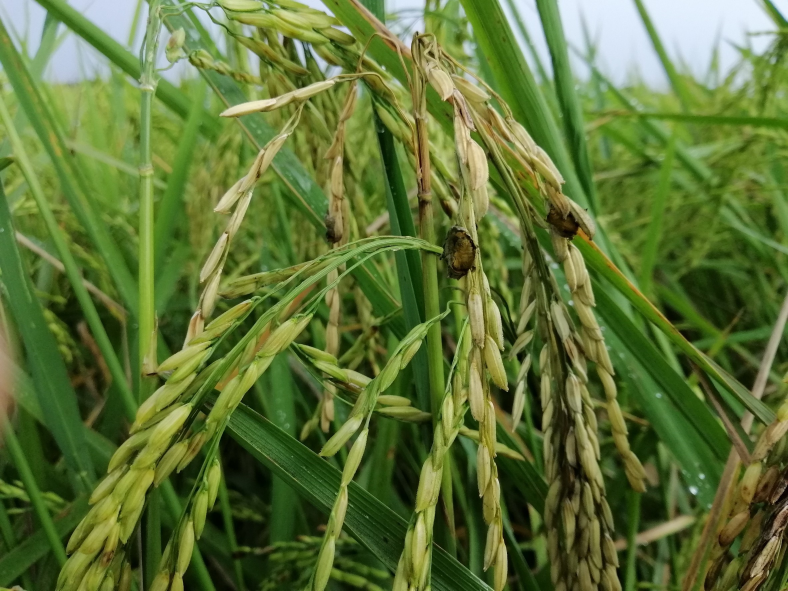
#> input picture darknet/test_img/20200710_113905_671011_false_smut.jpg, 2364 x 1773 px (shown at 1/3 size)
$ python -i darknet_images.py   (imports and definitions only)
#> lines starting #> are read from the running program, lines starting #| are printed output that depends on the picture
import argparse
import os
import glob
import random
import darknet
import time
import cv2
import numpy as np
import darknet
import configparser

config = configparser.ConfigParser()
config_path = "./config.ini"
# [1 line not run here, left out]
# [1 line that did not run here, left out]
# [1 line that did not run here, left out]
# [1 line that did not run here, left out]


def parser():
    parser = argparse.ArgumentParser(description="YOLO Object Detection")
    parser.add_argument("--input", type=str, default="",
                        help="image source. It can be a single image, a"
                        "txt with paths to them, or a folder. Image valid"
                        " formats are jpg, jpeg or png."
                        "If no input is given, ")
    parser.add_argument("--batch_size", default=1, type=int,
                        help="number of images to be processed at the same time")
    parser.add_argument("--weights", default=weight_path,
                        help="yolo weights path")
    parser.add_argument("--dont_show", action='store_true',
                        help="windown inference display. For headless systems")
    parser.add_argument("--ext_output", action='store_true',
                        help="display bbox coordinates of detected objects")
    parser.add_argument("--save_labels", action='store_true',
                        help="save detections bbox for each image in yolo format")
    parser.add_argument("--config_file", default=cfg_path,
                        help="path to config file")
    parser.add_argument("--data_file", default=data_path,
                        help="path to data file")
    parser.add_argument("--thresh", type=float, default=.25,
                        help="remove detections with lower confidence")
    return parser.parse_args()


# [178 lines left out: functions check_arguments_errors, check_batch_shape, load_images, prepare_batch, image_detection, batch_detection and 4 more, not called in this run]

# [1 line that did not run here, left out]
# [3 lines not run here, left out]
# [6 lines that did not run here, left out]

def performDetect(img):
    images = img
    image, detections = image_detection(
            images, network, class_names, class_colors, args.thresh
            )
    return image, detections


# [4 lines not run here, left out]

>>> import cv2
>>> picture = cv2.imread('test_img/20200710_113905_671011_false_smut.jpg', cv2.IMREAD_GRAYSCALE)
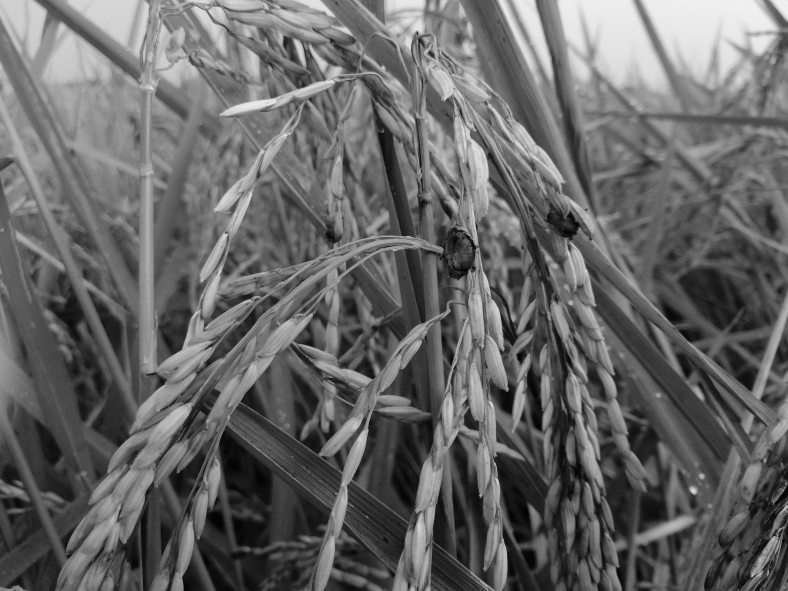
#> picture: shape (1773, 2364) (shown at 1/3 size); min 0, max 243, mean 102.7
#> (the run stopped early here; a loop or call above may not have finished)

$ run again, on darknet/test_img/20200710_113906_195702_false_smut.jpg
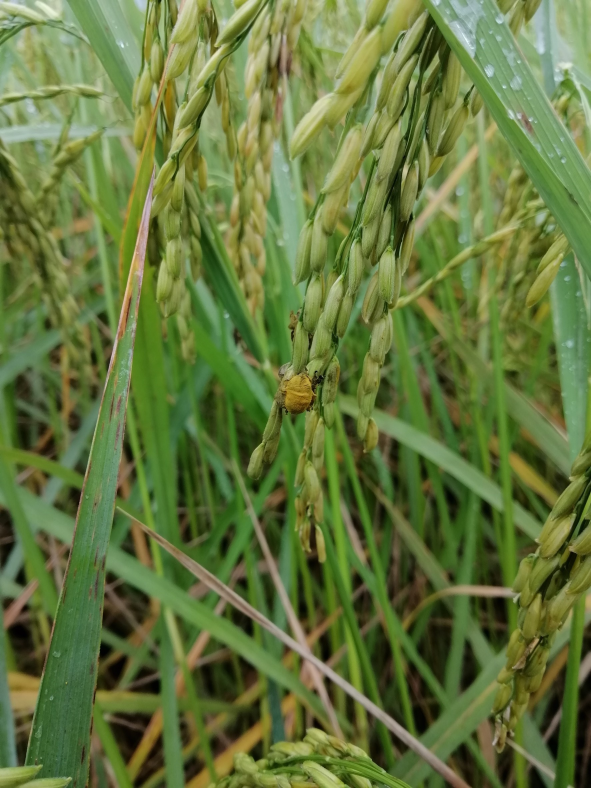
#> input picture darknet/test_img/20200710_113906_195702_false_smut.jpg, 1773 x 2364 px (shown at 1/3 size)
#> `picture = cv2.imread('test_img/20200710_113905_671011_false_smut.jpg',..`:
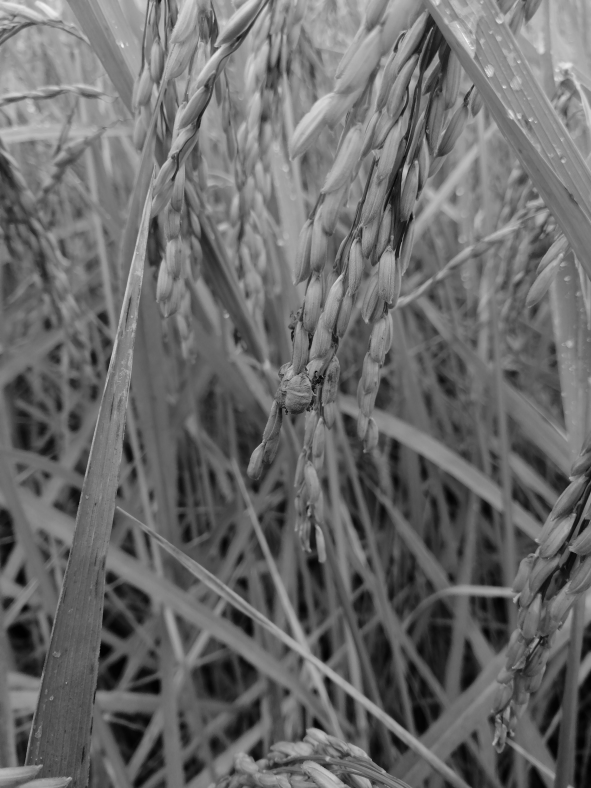
#> picture: shape (2364, 1773) (shown at 1/3 size); min 0, max 253, mean 106.6

$ run again, on darknet/test_img/20200710_140718_478797_red_strip.JPG
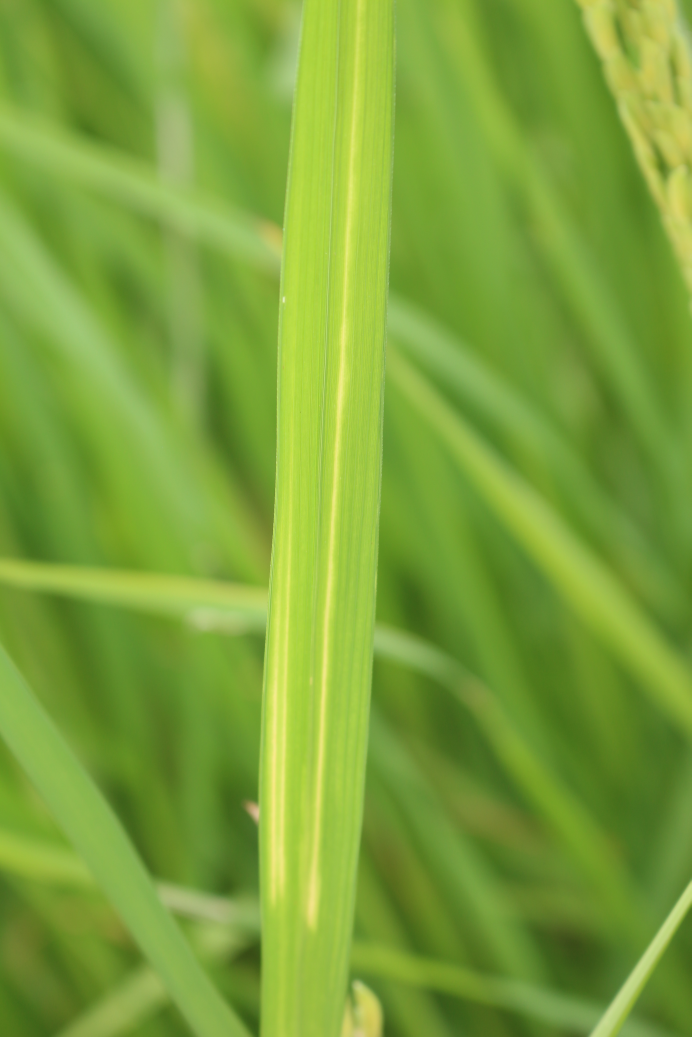
#> input picture darknet/test_img/20200710_140718_478797_red_strip.JPG, 3456 x 5184 px (shown at 1/5 size)
#> `picture = cv2.imread('test_img/20200710_113905_671011_false_smut.jpg',..`:
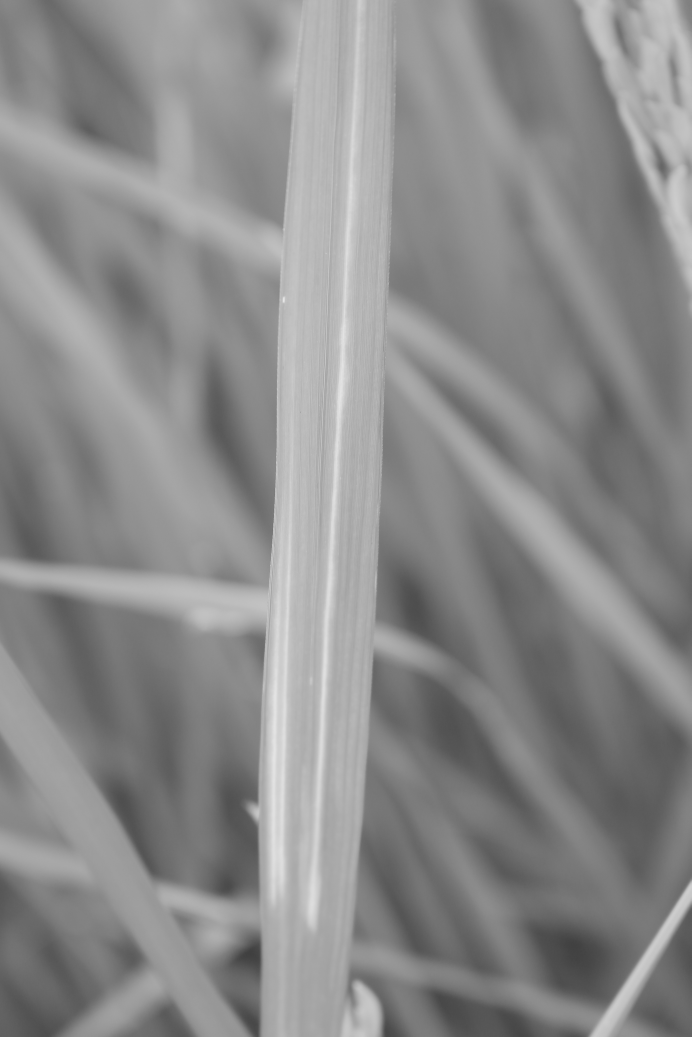
#> picture: shape (5184, 3456) (shown at 1/5 size); min 60, max 239, mean 138.9
